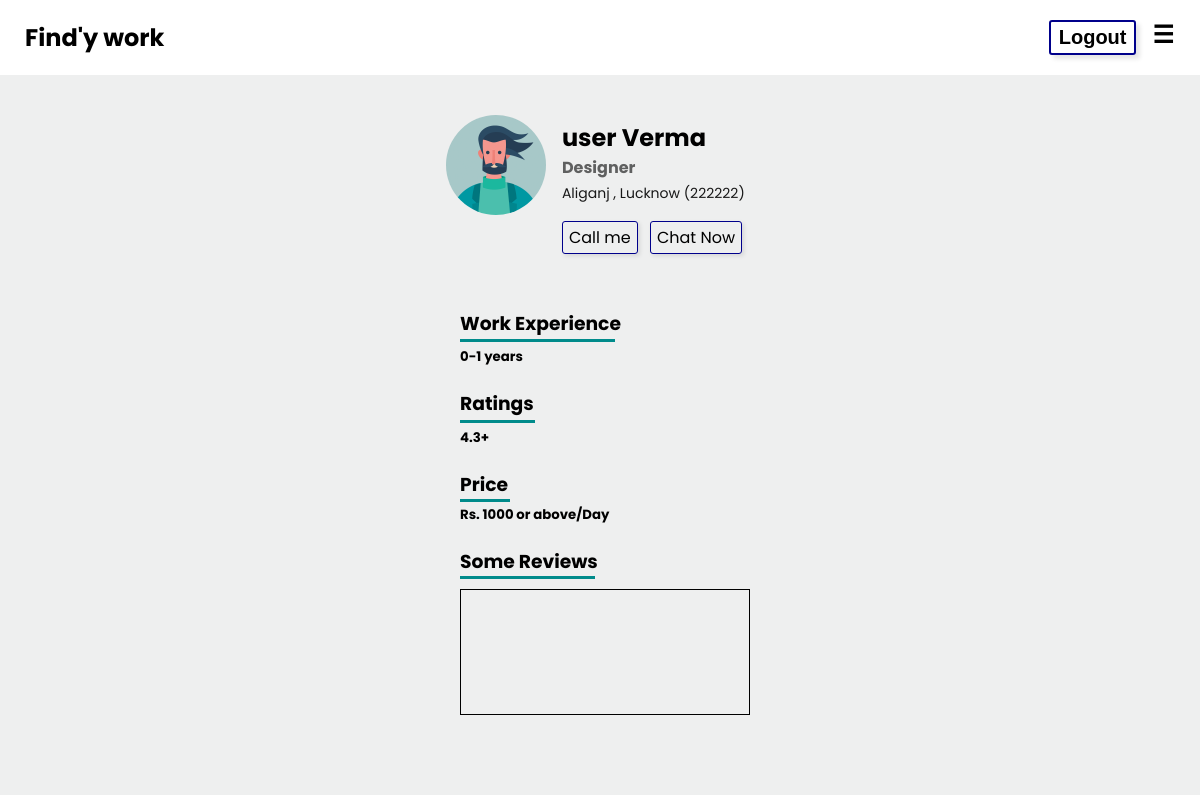
The app's page /profile/1212/ with its own data.
### app/models.py (models this page shows)
class WorkerProfile(models.Model):
    phone = models.CharField(max_length = 20)
    pincode = models.CharField(max_length = 10)
    address = models.CharField(max_length = 250 , null = True, blank = True)
    occupation = models.CharField(max_length = 100)
    experience = models.CharField(max_length = 100)
    rupees = models.CharField(max_length = 100)
    hourorday = models.CharField(max_length = 100)
    gender = models.CharField(max_length=250 , null = True)
    username = models.ForeignKey(User , on_delete = models.CASCADE)

### app/views.py (the view)
# urls.py: path('profile/<key>/',seeprofile , name = "seeprofile"),
def seeprofile(request, key):
    if True:
        try:
            user = User.objects.get(username=key)
            data = WorkerProfile.objects.get(username=user)
            print(user.first_name)
            obj = Bid.objects.filter(worker = data , isassigned = True)
            ratings = []
            for i in obj:
                work = Work.objects.get(id = i.work.id)
                get = Rating.objects.filter(work = work)
                ratings.extend(get)
            print(ratings)
            return render(request, 'app/seeprofile.html', {'option': True, 'data': data,'ratings': ratings})
        except:
            return HttpResponse('Error 404')
    return HttpResponse('Error 404')

### templates/app/seeprofile.html (shortened to what this page needs)
{% extends 'base.html' %}  {% block body %} {% load static %}
<div class="bg">
  <div class="profile_section">
    <div class="img_section">
      {% if data.gender == "Male" %}
      <img src="{% static 'images/male.png' %}"  alt="profile"
      width="100px"
      height="100px"
      style="border-radius: 50% !important; padding: 15px 6px">
      {% endif %}
    </div>
    <div class="content_section">
      <h2>{{data.username.first_name}} {{data.username.last_name}} </h2>
      <h4 style="color: rgba(0, 0, 0, 0.6)">{{data.occupation}}</h4>
      <span style="color: rgba(0, 0, 0, 0.9); font-size: 14px"
        >{{data.address}} ({{data.pincode}})</span
      >
      <div class="contact" style="padding: 20px 0px">
        <a href="tel:{{data.phone}}">Call me</a>
        <a href="https://wa.me/{{data.phone}}
        ">Chat Now</a>
      </div>
    </div>
  </div>
  <div style="width: 300px; height: auto; margin: 0 auto">
    <div style="margin-left: 10px">
      <h3>Work Experience</h3>
      <div class="line" style="margin: -17px 0px; height: 2.5px"></div>
      <h5>{{data.experience}}</h5>
    </div>
    <div style="margin-left: 10px">
      <h3>Ratings</h3>
      <div
        class="line"
        style="width: 75px; height: 2.8px; margin: -17px 0px"
      ></div>
      <h5>4.3+</h5>
    </div>
    <div style="margin-left: 10px">
      <h3>Price</h3>
      <div class="line" style="width: 50px; margin: -19px 0px"></div>
      <h5>{{data.rupees}}/{{data.hourorday}}</h5>
    </div>
    <div style="margin-left: 10px">
      <h3>Some Reviews</h3>
      <div class="line" style="width: 135px; margin: -19px 0px 4px 0px"></div>
      <div class="" style="overflow-y:scroll;height: 120px;border: 1px solid ;padding:2px 10px;margin: 10px 0px;;">
    </div>
    </div>
  </div>
</div>
{% endblock %}

### static/style.css (style rules this page uses)
body { margin: 0; font-family: "Poppins", sans-serif !important; -webkit-font-smoothing: antialiased; -moz-osx-font-smoothing: grayscale; }
.container h1, span { margin: 0; }
.profile_section { display: flex; justify-content: center; width: 100%; height: auto; padding: 25px 0px 0px 0px; }
.profile_section h2, h4 { padding: 0; margin: 0; }
.profile_section .content_section { padding: 20px 10px; }
.profile_section a { border: 1px solid darkblue; padding: 4px 6px; border-radius: 3px; box-shadow: 2px 2px 4px rgba(0, 0, 0, 0.1); margin-right: 8px; text-decoration: none; color: #000; }
.line { height: 3px; width: 155px; background: darkcyan; }

### templates/app/seeprofile.html (style rules this page uses)
.bg { height: auto; width: 100%; background: rgba(199, 201, 202, 0.3); padding-bottom: 50px; }

### records on screen
WorkerProfile: username.first_name "user", username.last_name "Verma", occupation "Designer", address "Aliganj , Lucknow", pincode "222222", experience "0-1 years", rupees "Rs. 1000 or above", hourorday "Day"
